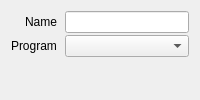
<?xml version="1.0" encoding="UTF-8"?>
<ui version="4.0">
 <class>ShaderTableProperties</class>
 <widget class="QWidget" name="ShaderTableProperties">
  <layout class="QHBoxLayout">
   <item>
    <layout class="QFormLayout" name="formLayout">
     <property name="labelAlignment"><set>Qt::AlignRight|Qt::AlignTrailing|Qt::AlignVCenter</set></property>
     <property name="horizontalSpacing"><number>8</number></property>
     <property name="verticalSpacing"><number>2</number></property>
     <property name="leftMargin"><number>0</number></property>
     <property name="topMargin"><number>0</number></property>
     <property name="rightMargin"><number>0</number></property>
     <property name="bottomMargin"><number>0</number></property>
     <item row="0" column="0"><widget class="QLabel" name="labelName"><property name="text"><string>Name</string></property></widget></item>
     <item row="0" column="1"><widget class="QLineEdit" name="name"/></item>
     <item row="1" column="0"><widget class="QLabel" name="labelProgram"><property name="text"><string>Program</string></property></widget></item>
     <item row="1" column="1"><widget class="ReferenceComboBox" name="program"/></item>
    </layout>
   </item>
  </layout>
 </widget>
 <customwidgets>
  <customwidget><class>ReferenceComboBox</class><extends>QComboBox</extends><header>widgets/ReferenceComboBox.h</header></customwidget>
 </customwidgets>
 <resources/>
 <connections/>
</ui>
